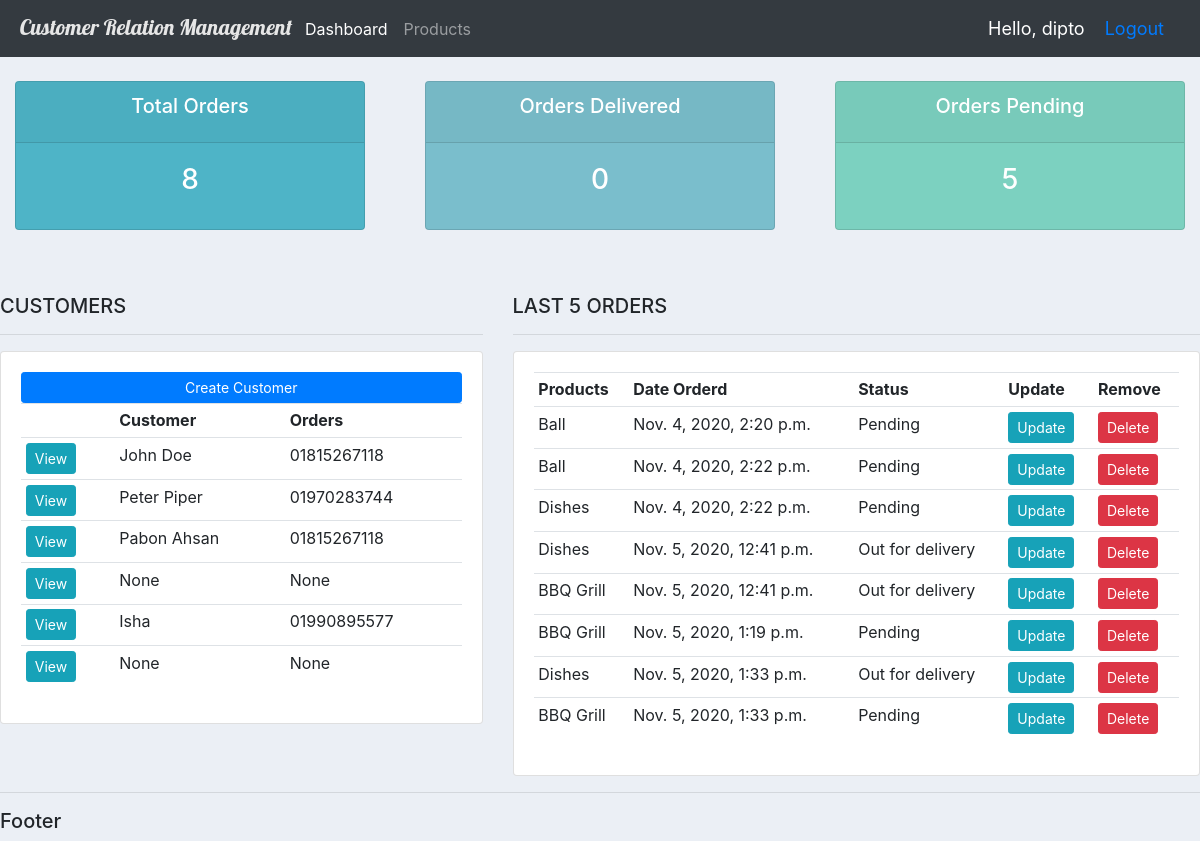
The app's page / (signed in), older data.
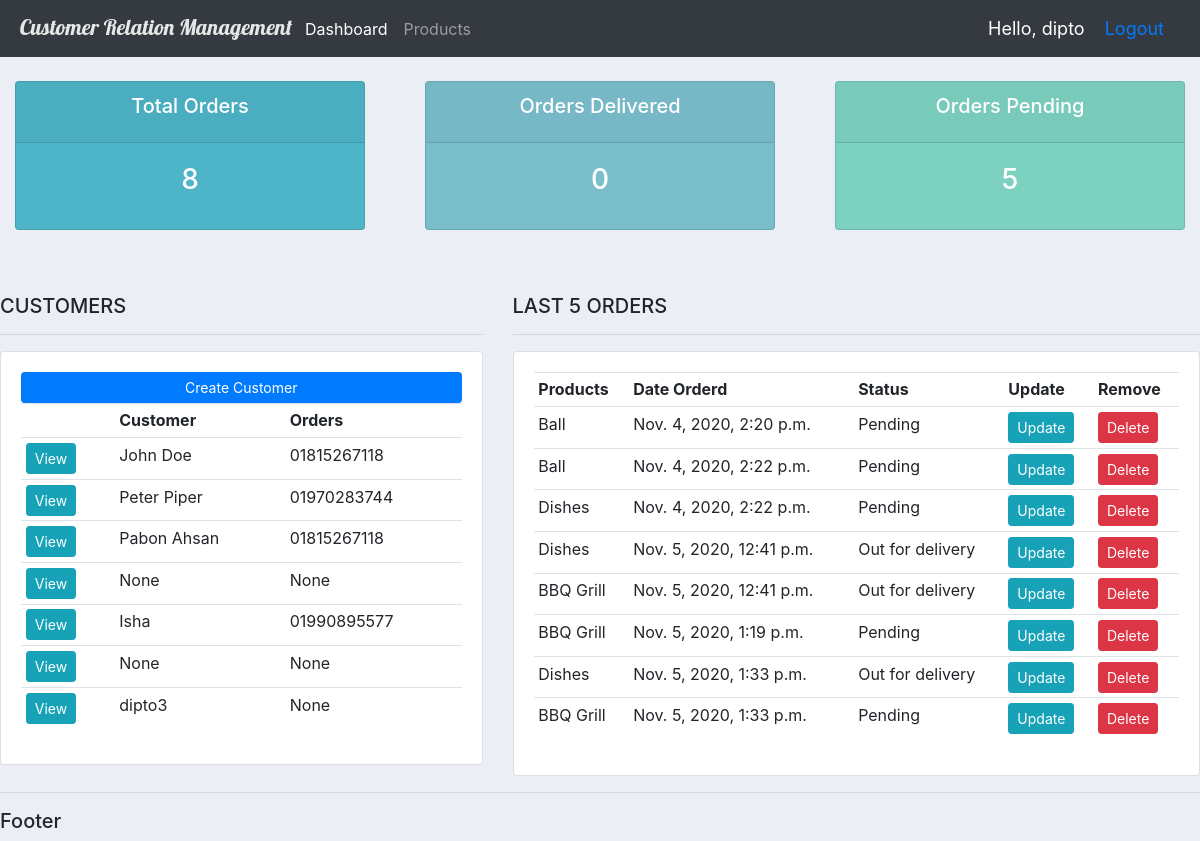
The same page, newer data.
### accounts/models.py (models this page shows, shortened)
class Customer(models.Model):
	user = models.OneToOneField(User, null=True, blank=True, on_delete=models.CASCADE)
	name = models.CharField(max_length=200, null=True)
	phone = models.CharField(max_length=200, null=True)
	email = models.CharField(max_length=200, null=True)
	profile_pic = models.ImageField(default="user.png", null=True, blank=True)
	date_created = models.DateTimeField(auto_now_add=True, null=True)

class Order(models.Model):
	STATUS = (('Pending', 'Pending'),
						('Out for delivery', 'Out for delivery'),
						('Delivered', 'Delivered'))
	customer = models.ForeignKey(Customer, null=True, on_delete=models.SET_NULL)
	product = models.ForeignKey(Product, null=True, on_delete=models.SET_NULL)
	date_created = models.DateTimeField(auto_now_add=True, null=True)
	status = models.CharField(max_length=200, null=True, choices=STATUS)
	note = models.CharField(max_length=1000, null=True)

class Product(models.Model):
	def __str__(self):
		return self.name
	CATEGORY = (('Indoor', 'Indoor'),
							('Outdoor', 'Outdoor'))
	name = models.CharField(max_length=200, null=True)
	price = models.FloatField(null=True)
	category = models.CharField(max_length=200, null=True, choices=CATEGORY)
	description = models.CharField(max_length=200, null=True, blank=True)
	date_created = models.DateTimeField(auto_now_add=True, null=True)
	tags = models.ManyToManyField(Tag)

### accounts/decorators.py (the view)
	def wrapper_func(request, *args, **kwargs):
		group = None
		if request.user.groups.exists():
			group = request.user.groups.all()[0].name
		if group == 'customers':
			return redirect('user-page')
		if group == 'admin':
			return view_func(request, *args, **kwargs)

### accounts/views.py (called while the page is built)
@login_required(login_url='login')
@admin_only
def home(request):
	orders = Order.objects.all()
	customers = Customer.objects.all()
	total_customers = customers.count()
	total_orders = orders.count()
	delivered = orders.filter(status='Delivered').count()
	pending = orders.filter(status='Pending').count()
	context = {'orders': orders, 'customers': customers, 'total_orders': total_orders,
							'delivered': delivered, 'pending': pending}
	return render(request, 'accounts/dashboard.html', context)

### accounts/templates/accounts/dashboard.html
{% extends 'accounts/main.html' %}
{% block content %}
{% include 'accounts/status.html' %}
<br />
<br />
<div class="row">
	<div class="col-md-5">
		<h5>CUSTOMERS</h5>
		<hr />
		<div class="card card-body">
			<a href="" class="btn btn-primary btn-sm btn-block">Create Customer</a>
			<table class="table table-sm">
				<tr>
					<th></th>
					<th>Customer</th>
					<th>Orders</th>
				</tr>
				{% for customer in customers %}
				<tr>
					<td>
						<a
							href="{% url 'customer' customer.id %}"
							class="btn btn-sm btn-info"
							>View</a
						>
					</td>
					<td>{{customer.name}}</td>
					<td>{{customer.phone}}</td>
				</tr>
				{% endfor %}
			</table>
		</div>
	</div>
	<div class="col-md-7">
		<h5>LAST 5 ORDERS</h5>
		<hr />
		<div class="card card-body">
			<table class="table table-sm">
				<tr>
					<th>Products</th>
					<th>Date Orderd</th>
					<th>Status</th>
					<th>Update</th>
					<th>Remove</th>
				</tr>
				{% for order in orders %}
				<tr>
					<td>{{order.product}}</td>
					<td>{{order.date_created}}</td>
					<td>{{order.status}}</td>
					<td>
						<a
							href="{% url 'update_order' order.id %}"
							class="btn btn-sm btn-info"
							>Update</a
						>
					</td>
					<td>
						<a
							href="{% url 'delete_order' order.id %}"
							class="btn btn-sm btn-danger"
							>Delete</a
						>
					</td>
				</tr>
				{% endfor %}
			</table>
		</div>
	</div>
</div>
{% endblock %}

Row changes from the older to the newer data that the page shows:
added Customer: name "dipto3", phone "None"
